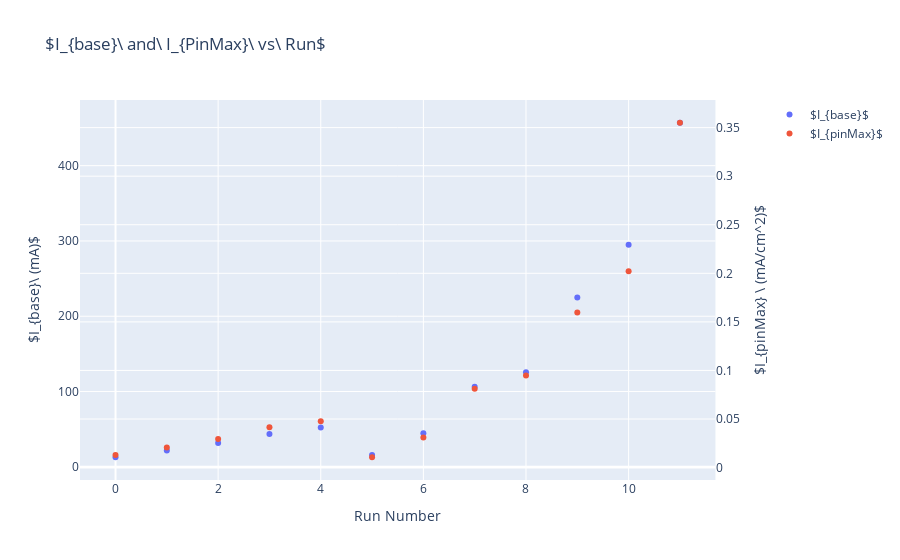

Notebook source saved alongside this figure:
### Code cell
from plotly.subplots import make_subplots

# Create figure with secondary y-axis
# fig = make_subplots(specs=[[{"secondary_y": True}]],layout = layout)

layout = go.Layout(
    xaxis =  {'showgrid': False},
    yaxis = {'showgrid': True},
#         title = '$I_{base}$ and $I_{PinMax}$ vs Run',
#         title_font_color="#BCCCDC",
#         height=600,
#         width=600,
    )
# fig = go.Figure(layout = layout)
fig = make_subplots(specs=[[{"secondary_y": True}]])


fig.add_trace(
    go.Scatter(x=x,y=Ibase, mode='markers', name = '$I_{base}$',),
    secondary_y=False,
)
fig.add_trace(
    go.Scatter(x=x,y=IpinMax, mode='markers', name = '$I_{pinMax}$'),
    secondary_y=True,
)
# Add figure title
fig.update_layout(
    title_text="$I_{base}\ and\ I_{PinMax}\ vs\ Run$",
#     xaxis =  {'showgrid': False},
#     yaxis = {'showgrid': True},
)

# Set x-axis title
fig.update_xaxes(title_text="Run Number")

# Set y-axes titles
fig.update_yaxes(title_text="$I_{base}\ (mA)$", secondary_y=False)
fig.update_yaxes(title_text="$I_{pinMax} \ (mA/cm^2)$", secondary_y=True)

fig.show()

### Figure 1 — Plotly figure (JSON) as saved in the notebook; plotly's stock layout.template omitted (floating-point values rounded to 4 significant figures)
{"data": [{"mode": "markers", "name": "$I_{base}$", "type": "scatter", "x": [0, 1, 2, 3, 4, 5, 6, 7, 8, 9, 10, 11], "xaxis": "x", "y": [12.7, 21.5, 31.5, 43.6, 52.2, 15.6, 44.5, 106.5, 125.5, 225, 295, 457], "yaxis": "y"}, {"mode": "markers", "name": "$I_{pinMax}$", "type": "scatter", "x": [0, 1, 2, 3, 4, 5, 6, 7, 8, 9, 10, 11], "xaxis": "x", "y": [0.01284, 0.02064, 0.02951, 0.0415, 0.04781, 0.01064, 0.03101, 0.08127, 0.0949, 0.1596, 0.202, 0.355], "yaxis": "y2"}], "layout": {"title": {"text": "$I_{base}\\ and\\ I_{PinMax}\\ vs\\ Run$"}, "xaxis": {"anchor": "y", "domain": [0, 0.94], "title": {"text": "Run Number"}}, "yaxis": {"anchor": "x", "domain": [0, 1], "title": {"text": "$I_{base}\\ (mA)$"}}, "yaxis2": {"anchor": "x", "overlaying": "y", "side": "right", "title": {"text": "$I_{pinMax} \\ (mA/cm^2)$"}}}}
